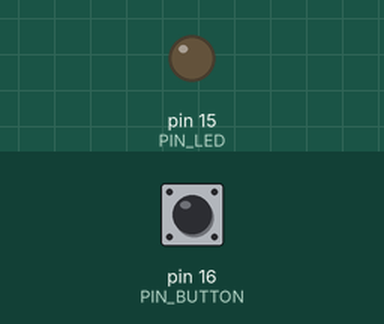
Simulated run of this sketch. Board: Arduino Uno, built with avr-gcc and run on an emulated ATmega328P. Parts: output pins drawn as LEDs (lit = HIGH). Inputs (shaded band) come from the test bench; at power-on: pin 16 (PIN_BUTTON) HIGH.

Above: at 1.2 s.
1.3 s: pin 16 (PIN_BUTTON) pulled LOW for 0.15 s
At 1.37 s:
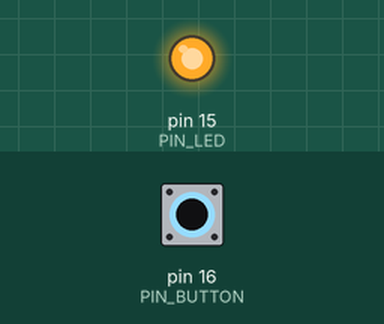
2.9 s: pin 16 (PIN_BUTTON) pulled LOW for 3.2 s
At 6.5 s:
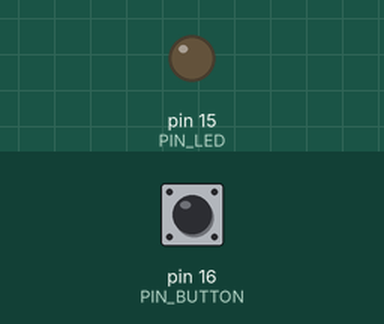
Timing chart, 0 to 8.0 s (numbered marks = the images above; inputs shaded):
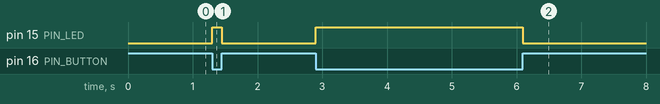

The sketch:

Project_2_Button_Control_LED.ino
```cpp
#define PIN_LED    15
#define PIN_BUTTON 16

void setup() {
  // initialize digital pin PIN_LED as an output.
  pinMode(PIN_LED, OUTPUT);
  // initialize digital pin PIN_BUTTON as an input.
  pinMode(PIN_BUTTON, INPUT);
}

// the loop function runs over and over again forever
void loop() {
  if (digitalRead(PIN_BUTTON) == LOW) {
    digitalWrite(PIN_LED,HIGH);
  }else{
    digitalWrite(PIN_LED,LOW);
  }
}
```

Measured:
- after the input at 1.3 s, pin 15 (PIN_LED): LOW → HIGH at once, → LOW 0.15 s later
- after the input at 2.9 s, pin 15 (PIN_LED): LOW → HIGH at once, → LOW 3.2 s later
